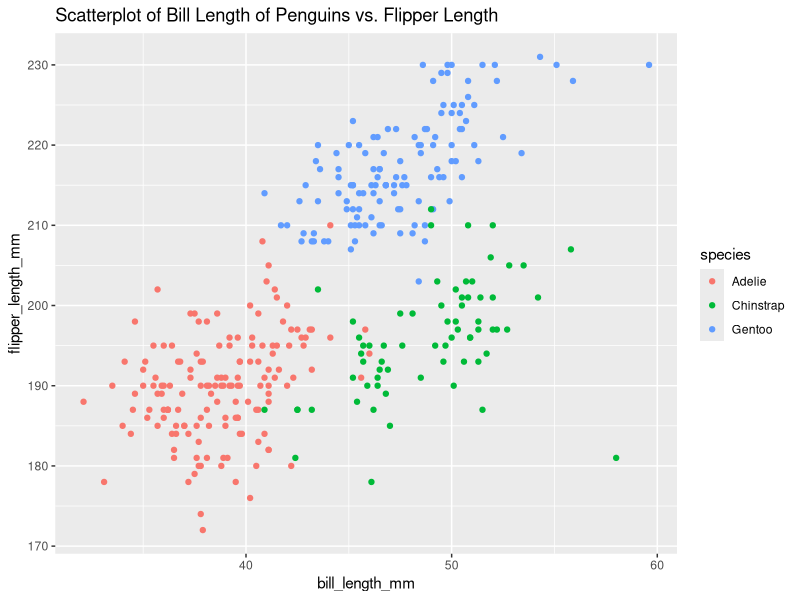
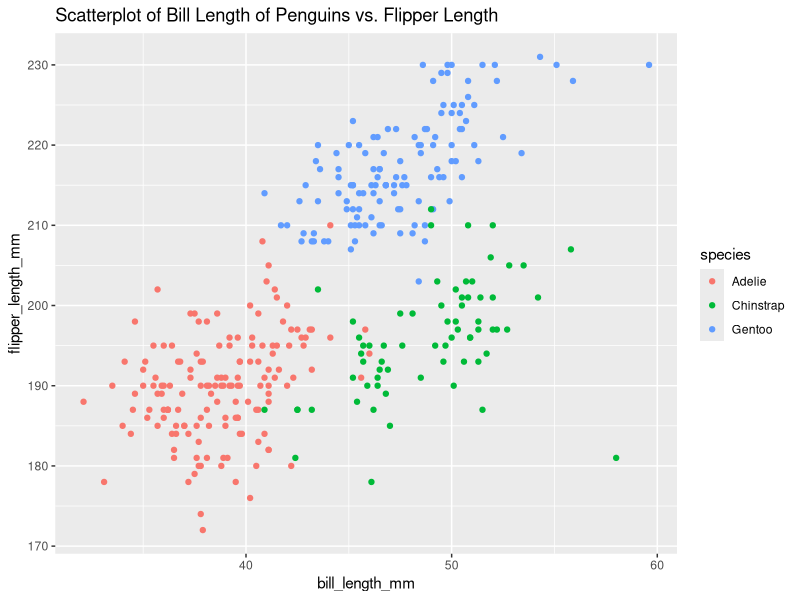

Generate these figures, in order, with R:
## ---- chunk 1
knitr::opts_chunk$set(echo = TRUE)

library(tidyverse)
library(dplyr)
## ---- chunk 2

frame_x = tibble(
  sample_x = rnorm(10),
  logi_vec = sample_x > 0,
  subj_char = c("math", "english", "history", "chinese", "science", "biology", 
               "politics", "geography", "physics", "chemistry"),
  county_fac = as.factor(c("Manhattan","Manhattan","Manhattan","Manhattan", 
                        "Queen", "Queen", "Queen",
                        "Bronx", "Bronx", "Bronx"))
)

mean_sample = mean(pull(frame_x, sample_x))
mean_logi = mean(pull(frame_x, logi_vec))
mean_char = mean(pull(frame_x, subj_char))
mean_fac = mean(pull(frame_x, county_fac))

knitr::kable(frame_x)

## ---- chunk 3

frame_x_logi = frame_x %>%
  mutate(
    num_logi = (as.numeric(logi_vec))*sample_x,
    fac_logi = as.factor(logi_vec)*sample_x,
    num_fac_logi = (as.numeric(as.factor(logi_vec)))*sample_x
  ) %>%
  select(num_logi, fac_logi, num_fac_logi)

knitr::kable(frame_x_logi)

## ---- chunk 4

data("penguins", package = "palmerpenguins")

## ---- chunk 5

penguins %>%
  ggplot(aes(x = bill_length_mm, y = flipper_length_mm, color = species)) +
  geom_point(na.rm = TRUE) +
  labs(title = "Scatterplot of Bill Length of Penguins vs. Flipper Length") 

ggsave("penguins.png")

